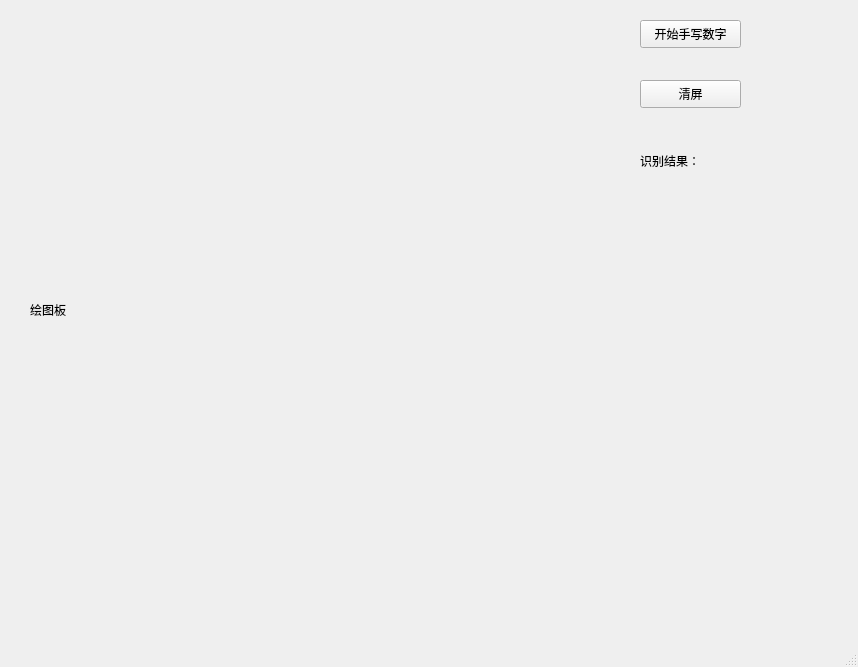
<?xml version="1.0" encoding="UTF-8"?>
<ui version="4.0">
 <class>MainWindow</class>
 <widget class="QMainWindow" name="MainWindow">
  <property name="geometry">
   <rect>
    <x>0</x>
    <y>0</y>
    <width>858</width>
    <height>667</height>
   </rect>
  </property>
  <property name="windowTitle">
   <string>MainWindow</string>
  </property>
  <widget class="QWidget" name="centralwidget">
   <widget class="QLabel" name="label_painter">
    <property name="geometry">
     <rect>
      <x>30</x>
      <y>30</y>
      <width>560</width>
      <height>560</height>
     </rect>
    </property>
    <property name="text">
     <string>绘图板</string>
    </property>
   </widget>
   <widget class="QPushButton" name="pushButton_clearPainter">
    <property name="geometry">
     <rect>
      <x>640</x>
      <y>80</y>
      <width>101</width>
      <height>28</height>
     </rect>
    </property>
    <property name="text">
     <string>清屏</string>
    </property>
   </widget>
   <widget class="QLabel" name="label_result">
    <property name="geometry">
     <rect>
      <x>640</x>
      <y>140</y>
      <width>201</width>
      <height>41</height>
     </rect>
    </property>
    <property name="text">
     <string>识别结果：</string>
    </property>
   </widget>
   <widget class="QPushButton" name="pushButton_startWrite">
    <property name="geometry">
     <rect>
      <x>640</x>
      <y>20</y>
      <width>101</width>
      <height>28</height>
     </rect>
    </property>
    <property name="text">
     <string>开始手写数字</string>
    </property>
   </widget>
  </widget>
  <widget class="QMenuBar" name="menubar">
   <property name="geometry">
    <rect>
     <x>0</x>
     <y>0</y>
     <width>858</width>
     <height>26</height>
    </rect>
   </property>
  </widget>
  <widget class="QStatusBar" name="statusbar"/>
 </widget>
 <resources/>
 <connections/>
</ui>
